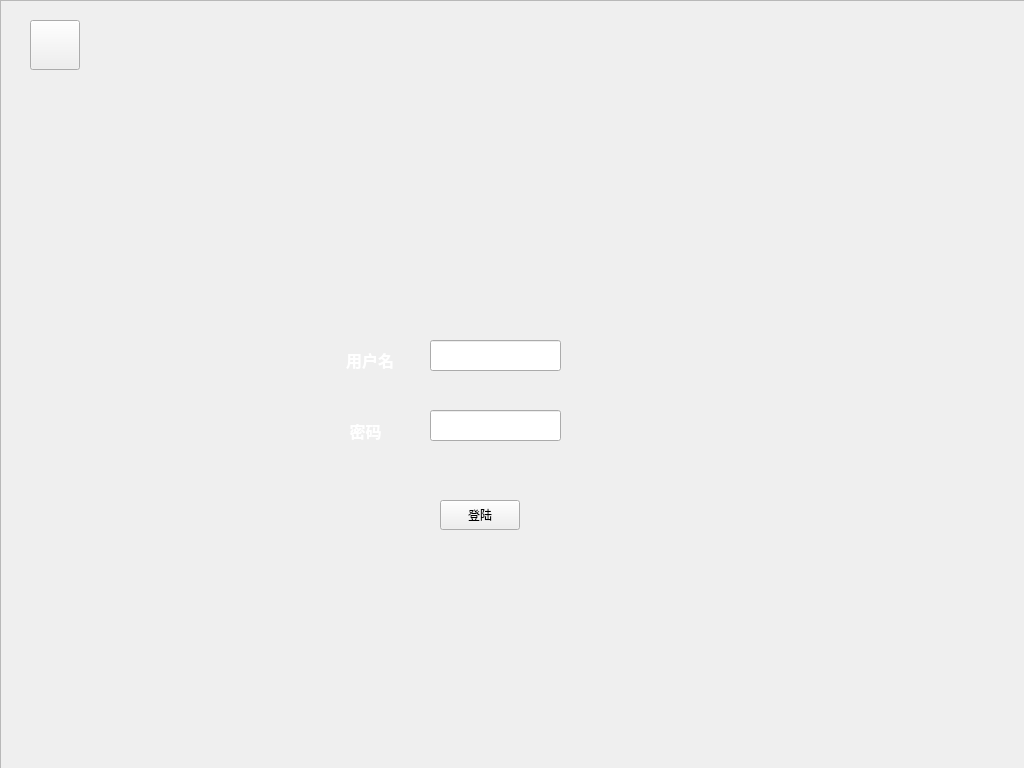
<?xml version="1.0" encoding="UTF-8"?>
<ui version="4.0">
 <class>loginWidget</class>
 <widget class="QWidget" name="loginWidget">
  <property name="geometry">
   <rect>
    <x>0</x>
    <y>0</y>
    <width>1024</width>
    <height>768</height>
   </rect>
  </property>
  <property name="windowTitle">
   <string>Form</string>
  </property>
  <widget class="QFrame" name="frame">
   <property name="geometry">
    <rect>
     <x>0</x>
     <y>0</y>
     <width>1031</width>
     <height>771</height>
    </rect>
   </property>
   <property name="frameShape">
    <enum>QFrame::StyledPanel</enum>
   </property>
   <property name="frameShadow">
    <enum>QFrame::Raised</enum>
   </property>
   <widget class="QPushButton" name="backButton">
    <property name="geometry">
     <rect>
      <x>30</x>
      <y>20</y>
      <width>50</width>
      <height>50</height>
     </rect>
    </property>
    <property name="text">
     <string/>
    </property>
   </widget>
   <widget class="QLineEdit" name="userNameEdit">
    <property name="geometry">
     <rect>
      <x>430</x>
      <y>340</y>
      <width>131</width>
      <height>31</height>
     </rect>
    </property>
   </widget>
   <widget class="QLineEdit" name="passwordEdit">
    <property name="geometry">
     <rect>
      <x>430</x>
      <y>410</y>
      <width>131</width>
      <height>31</height>
     </rect>
    </property>
    <property name="echoMode">
     <enum>QLineEdit::PasswordEchoOnEdit</enum>
    </property>
   </widget>
   <widget class="QLabel" name="label">
    <property name="geometry">
     <rect>
      <x>320</x>
      <y>340</y>
      <width>100</width>
      <height>40</height>
     </rect>
    </property>
    <property name="palette">
     <palette>
      <active>
       <colorrole role="WindowText">
        <brush brushstyle="SolidPattern">
         <color alpha="255">
          <red>255</red>
          <green>255</green>
          <blue>255</blue>
         </color>
        </brush>
       </colorrole>
      </active>
      <inactive>
       <colorrole role="WindowText">
        <brush brushstyle="SolidPattern">
         <color alpha="255">
          <red>255</red>
          <green>255</green>
          <blue>255</blue>
         </color>
        </brush>
       </colorrole>
      </inactive>
      <disabled>
       <colorrole role="WindowText">
        <brush brushstyle="SolidPattern">
         <color alpha="255">
          <red>120</red>
          <green>120</green>
          <blue>120</blue>
         </color>
        </brush>
       </colorrole>
      </disabled>
     </palette>
    </property>
    <property name="font">
     <font>
      <family>Adobe Arabic</family>
      <pointsize>12</pointsize>
      <weight>75</weight>
      <bold>true</bold>
     </font>
    </property>
    <property name="text">
     <string>用户名</string>
    </property>
    <property name="alignment">
     <set>Qt::AlignCenter</set>
    </property>
   </widget>
   <widget class="QLabel" name="label_2">
    <property name="geometry">
     <rect>
      <x>320</x>
      <y>410</y>
      <width>91</width>
      <height>41</height>
     </rect>
    </property>
    <property name="palette">
     <palette>
      <active>
       <colorrole role="WindowText">
        <brush brushstyle="SolidPattern">
         <color alpha="255">
          <red>255</red>
          <green>255</green>
          <blue>255</blue>
         </color>
        </brush>
       </colorrole>
      </active>
      <inactive>
       <colorrole role="WindowText">
        <brush brushstyle="SolidPattern">
         <color alpha="255">
          <red>255</red>
          <green>255</green>
          <blue>255</blue>
         </color>
        </brush>
       </colorrole>
      </inactive>
      <disabled>
       <colorrole role="WindowText">
        <brush brushstyle="SolidPattern">
         <color alpha="255">
          <red>120</red>
          <green>120</green>
          <blue>120</blue>
         </color>
        </brush>
       </colorrole>
      </disabled>
     </palette>
    </property>
    <property name="font">
     <font>
      <family>Adobe Arabic</family>
      <pointsize>12</pointsize>
      <weight>75</weight>
      <bold>true</bold>
     </font>
    </property>
    <property name="text">
     <string>密码</string>
    </property>
    <property name="alignment">
     <set>Qt::AlignCenter</set>
    </property>
   </widget>
   <widget class="QPushButton" name="loginButton">
    <property name="geometry">
     <rect>
      <x>440</x>
      <y>500</y>
      <width>80</width>
      <height>30</height>
     </rect>
    </property>
    <property name="text">
     <string>登陆</string>
    </property>
   </widget>
  </widget>
 </widget>
 <resources/>
 <connections/>
</ui>
